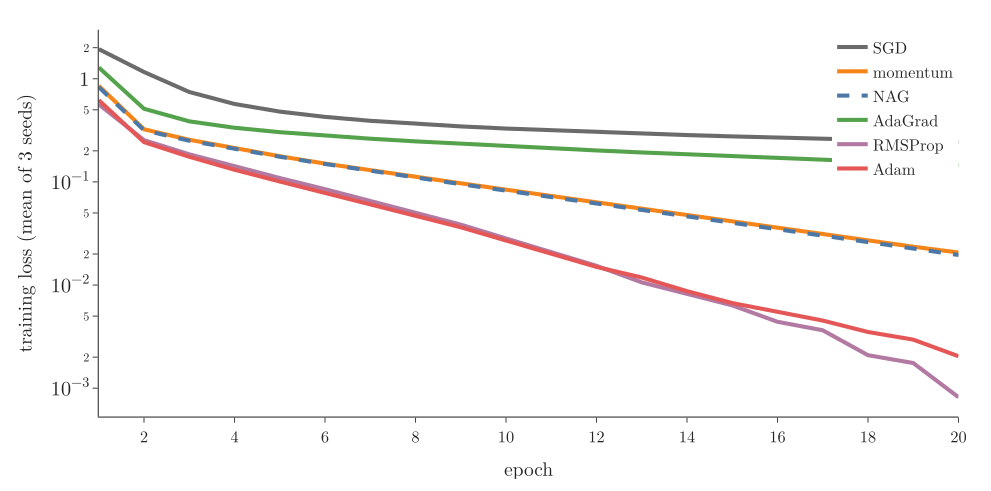

Write Python code to recreate this figure.
"""MNIST training loss per epoch for six optimizers, mean of 3 seeds (Plotly)."""
from pathlib import Path
import pandas as pd
import plotly.graph_objects as go
from common import BLUE, ORANGE, GREEN, RED, PURPLE, GREY, FONT

here = Path(__file__).parent
r = pd.read_csv(here.parent / "data" / "mnist_all.csv")
style = {"SGD": (GREY, "solid"), "momentum": (ORANGE, "solid"), "NAG": (BLUE, "dash"),
         "AdaGrad": (GREEN, "solid"), "RMSProp": (PURPLE, "solid"), "Adam": (RED, "solid")}
fig = go.Figure()
for name, (c, dash) in style.items():
    m = r[r.optimizer == name].groupby("epoch").loss.mean()
    fig.add_trace(go.Scatter(x=m.index, y=m.values, name=name, line=dict(color=c, width=4, dash=dash)))
fig.update_layout(template="simple_white", width=950, height=470, font=FONT, xaxis=dict(title="epoch"),
                  yaxis=dict(title="training loss (mean of 3 seeds)", type="log", exponentformat="power"),
                  legend=dict(x=1.0, xanchor="right", y=1.0), margin=dict(l=80, r=20, t=20, b=60))
fig.write_image(here / "mnist_all.png", scale=2)
fig.write_image(here / "mnist_all.pdf")
